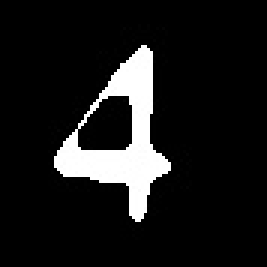
#> input picture Templates/template-0.jpg, 89 x 89 px (shown 3 times larger); its folder holds only this picture in this run
$ python Template_Matching.py --image Templates/template-0.jpg
#> lines starting #> are read from the running program, lines starting #| are printed output that depends on the picture; after the words box and inside, x2 and y2 are one past the last pixel; in counts of white or black regions, pixels touching at a corner belong together
import cv2
import os
import argparse as ap


def load_images_from_folder(folder):
    images = []
    file_list = os.listdir(folder)

    def last_5chars(x):
        return (x[-5:])

    for filename in sorted(file_list, key=last_5chars):
        img = cv2.imread(os.path.join(folder, filename))
        if img is not None:
            images.append(img)
    return images


# Get the path of the training set
parser = ap.ArgumentParser()
parser.add_argument("-i", "--image", help="Path to Image", required="True")
args = vars(parser.parse_args())

# Load the image and the templates
img = cv2.imread(args["image"])
#> img is the input picture: shape (89, 89, 3); min 0, max 255, mean 26
img_show = img.copy()

templates = load_images_from_folder("/home/hud/Summer_ws/digit-recognition/Templates")
#> templates = 1 item

template_index = 1
recognized = []

for template in templates:

    w, h, _ = template.shape
    # All the 6 methods for comparison in a list
    # methods = ['cv2.TM_CCOEFF', 'cv2.TM_CCOEFF_NORMED', 'cv2.TM_CCORR',
    #             'cv2.TM_CCORR_NORMED', 'cv2.TM_SQDIFF', 'cv2.TM_SQDIFF_NORMED']

    # #Below are the two methods that are working
    meth = 'cv2.TM_CCOEFF_NORMED'
    img = img_show.copy()
    method = eval(meth)
    # Apply template Matching
    res = cv2.matchTemplate(img, template, method)
    min_val, max_val, min_loc, max_loc = cv2.minMaxLoc(res)

    # If the method is TM_SQDIFF or TM_SQDIFF_NORMED, take minimum
    if method in [cv2.TM_SQDIFF, cv2.TM_SQDIFF_NORMED]:
        top_left = min_loc
    else:
        top_left = max_loc
    bottom_right = (top_left[0] + w, top_left[1] + h)
    # recognized.append([top_left, bottom_right])
    print(top_left)

    if max_val >= 0.7:
        cv2.rectangle(img_show, top_left, bottom_right, (0, 255, 0), 2)
        cv2.putText(img_show, str(template_index), (top_left[0], top_left[1]), cv2.FONT_HERSHEY_DUPLEX, 2,
                    (0, 255, 255), 3)
    template_index = template_index + 1
#> this loop made 1 pass
#> (w, h, meth, method, res, min_val, max_val, top_left) on pass 1: (89, 89, 'cv2.TM_CCOEFF_NORMED', 5, [1], 1, 1, (0, 0))
#| (0, 0)
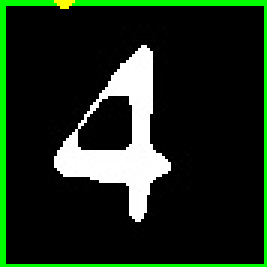
#> img_show: shape (89, 89, 3) (shown 3 times larger); 6.67% of pixels changed, all inside (x1, y1, x2, y2) = (0, 0, 89, 89)
#> after the loop, template_index = 2

cv2.imshow("Result", img_show)
cv2.waitKey()
cv2.destroyAllWindows()

$ run again, on Templates/template-4.jpg
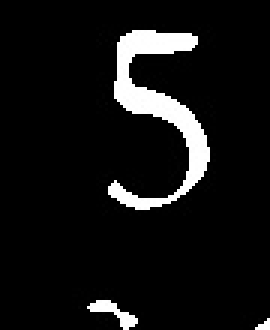
#> input picture Templates/template-4.jpg, 90 x 110 px (shown 3 times larger)
#> img is the input picture: shape (110, 90, 3); min 0, max 255, mean 19.3
#> templates = 1 item
#> the loop `for template in templates: ` made 1 pass
#> (w, h, meth, method, res, min_val, max_val, top_left) on pass 1: (110, 90, 'cv2.TM_CCOEFF_NORMED', 5, [1], 1, 1, (0, 0))
#> (printed output is left out)
#> after the loop `for template in templates:`:
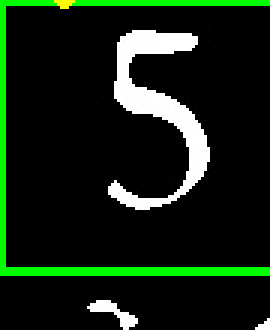
#> img_show: shape (110, 90, 3) (shown 3 times larger); 6.33% of pixels changed, all inside (x1, y1, x2, y2) = (0, 0, 90, 92)
#> after the loop `for template in templates:`: template_index = 2

$ run again, on Templates/template-1.jpg
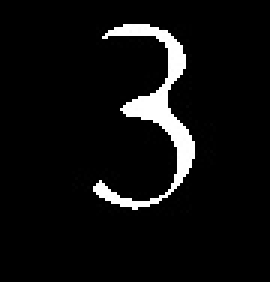
#> input picture Templates/template-1.jpg, 90 x 94 px (shown 3 times larger)
#> img is the input picture: shape (94, 90, 3); min 0, max 255, mean 14.8
#> templates = 1 item
#> the loop `for template in templates: ` made 1 pass
#> (w, h, meth, method, res, min_val, max_val, top_left) on pass 1: (94, 90, 'cv2.TM_CCOEFF_NORMED', 5, [1], 1, 1, (0, 0))
#> (printed output is left out)
#> after the loop `for template in templates:`:
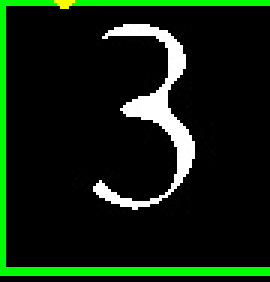
#> img_show: shape (94, 90, 3) (shown 3 times larger); 7.41% of pixels changed, all inside (x1, y1, x2, y2) = (0, 0, 90, 92)
#> after the loop `for template in templates:`: template_index = 2

$ run again, on Templates/template-2.jpg
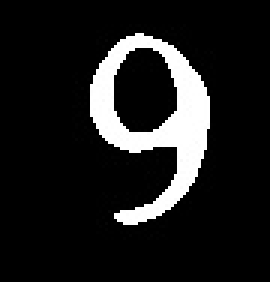
#> input picture Templates/template-2.jpg, 90 x 94 px (shown 3 times larger)
#> img is the input picture: shape (94, 90, 3); min 0, max 255, mean 30.2
#> templates = 1 item
#> the loop `for template in templates: ` made 1 pass
#> (w, h, meth, method, res, min_val, max_val, top_left) on pass 1: (94, 90, 'cv2.TM_CCOEFF_NORMED', 5, [1], 1, 1, (0, 0))
#> (printed output is left out)
#> after the loop `for template in templates:`:
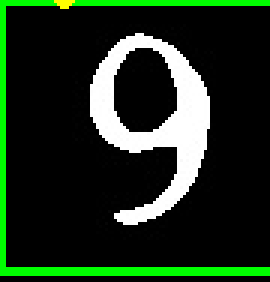
#> img_show: shape (94, 90, 3) (shown 3 times larger); 7.41% of pixels changed, all inside (x1, y1, x2, y2) = (0, 0, 90, 92)
#> after the loop `for template in templates:`: template_index = 2

$ run again, on Templates/template-3.jpg
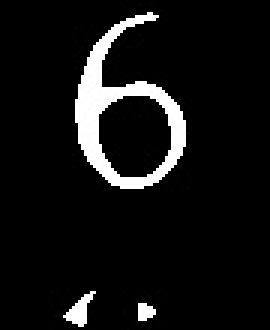
#> input picture Templates/template-3.jpg, 90 x 110 px (shown 3 times larger)
#> img is the input picture: shape (110, 90, 3); min 0, max 255, mean 19.4
#> templates = 1 item
#> the loop `for template in templates: ` made 1 pass
#> (w, h, meth, method, res, min_val, max_val, top_left) on pass 1: (110, 90, 'cv2.TM_CCOEFF_NORMED', 5, [1], 1, 1, (0, 0))
#> (printed output is left out)
#> after the loop `for template in templates:`:
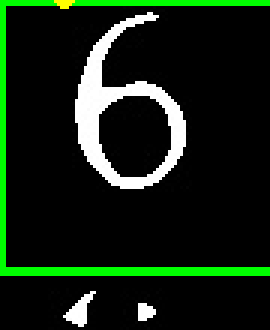
#> img_show: shape (110, 90, 3) (shown 3 times larger); 6.33% of pixels changed, all inside (x1, y1, x2, y2) = (0, 0, 90, 92)
#> after the loop `for template in templates:`: template_index = 2
